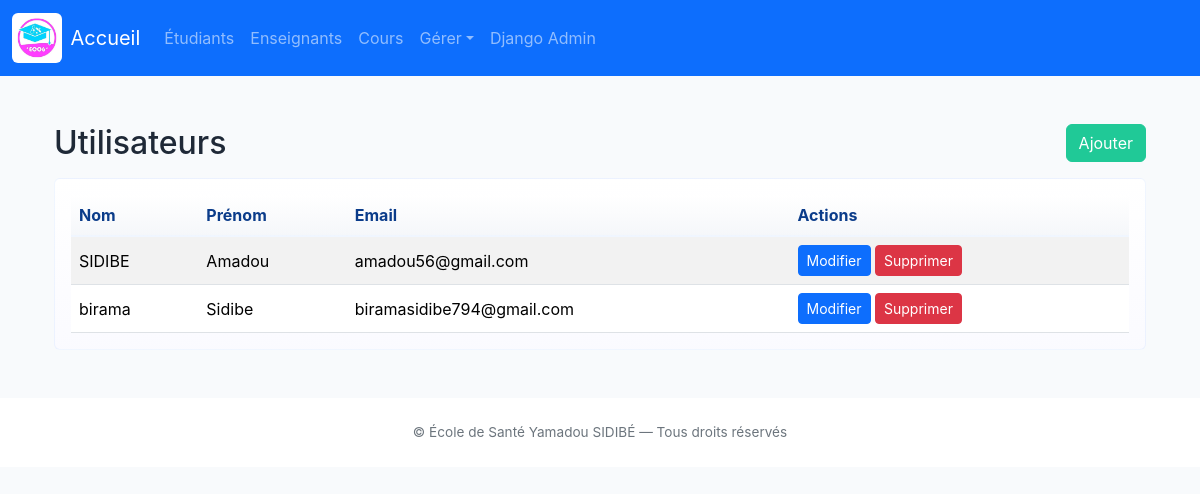
The page /utilisateurs/ (signed in) on the database its author committed.
### gestion_des_presences/models.py (models this page shows, shortened)
class Utilisateur(models.Model):
    id = models.AutoField(primary_key=True)
    nom = models.CharField(max_length=100)
    prenom = models.CharField(max_length=100)
    email = models.EmailField(unique=True)
    mot_de_passe = models.CharField(max_length=100, default='changeme')
    ROLE_CHOICES = [
        ('etudiant', 'Étudiant'),
        ('enseignant', 'Enseignant'),
        ('admin', 'Administrateur'),
    ]
    role = models.CharField(max_length=50, choices=ROLE_CHOICES)
    telephone = models.CharField(max_length=15, blank=True, null=True)
    date_creation = models.DateTimeField(default=timezone.now)
    date_modification = models.DateTimeField(auto_now=True)
    class Meta:
        ordering = ['nom', 'prenom']

### gestion_des_presences/views.py (the view)
# urls.py: path('utilisateurs/', views.liste_utilisateurs, name='liste_utilisateurs'),
def liste_utilisateurs(request):
    users = Utilisateur.objects.all()
    return render(request, 'liste_utilisateurs.html', {'users': users})

### gestion_des_presences/templates/liste_utilisateurs.html
{% extends 'base.html' %}
{% block content %}
<div class="container mt-5">
  <div class="section-title mb-3">
    <h2>Utilisateurs</h2>
    <a class="btn btn-accent" href="{% url 'utilisateur_create' %}">Ajouter</a>
  </div>
  <div class="table-responsive card card-ghost p-3">
  <table class="table table-striped mb-0">
    <thead><tr><th>Nom</th><th>Prénom</th><th>Email</th><th>Actions</th></tr></thead>
    <tbody>
      {% for u in users %}
      <tr>
        <td>{{ u.nom }}</td>
        <td>{{ u.prenom }}</td>
        <td>{{ u.email }}</td>
        <td>
          <a class="btn btn-sm btn-primary" href="{% url 'utilisateur_update' u.id %}">Modifier</a>
          <a class="btn btn-sm btn-danger" href="{% url 'utilisateur_delete' u.id %}">Supprimer</a>
        </td>
      </tr>
      {% empty %}
      <tr><td colspan="4" class="text-center">Aucun utilisateur</td></tr>
      {% endfor %}
    </tbody>
  </table>
  </div>
</div>
{% endblock %}

### gestion_des_presences/static/gestion_des_presences/css/theme.css (style rules this page uses)
:root { --brand-1: #0d6efd; --brand-2: #6610f2; --accent: #20c997; --muted: #6c757d; --bg: #f8fafc; }
body { background: var(--bg); font-family: Inter, system-ui, -apple-system, 'Segoe UI', Roboto, 'Helvetica Neue', Arial; color: #1f2937; }
.card-ghost { background:linear-gradient(180deg,rgba(255,255,255,0.9),rgba(250,250,255,0.9));border:1px solid rgba(13,110,253,0.06) }
.table thead th { background:linear-gradient(180deg,rgba(255,255,255,0.98),rgba(245,247,250,0.98));border-bottom:2px solid rgba(13,110,253,0.06);color:#0b3c8a }
.table td, .table th { vertical-align:middle }
.btn-accent { background:var(--accent);border-color:var(--accent);color:#fff }
.container .section-title { display:flex;align-items:center;justify-content:space-between }
.section-title h2 { margin:0 }

### rows shown on the page
Utilisateur: nom "SIDIBE", prenom "Amadou", email "amadou56@gmail.com"
Utilisateur: nom "birama", prenom "Sidibe", email "biramasidibe794@gmail.com"
